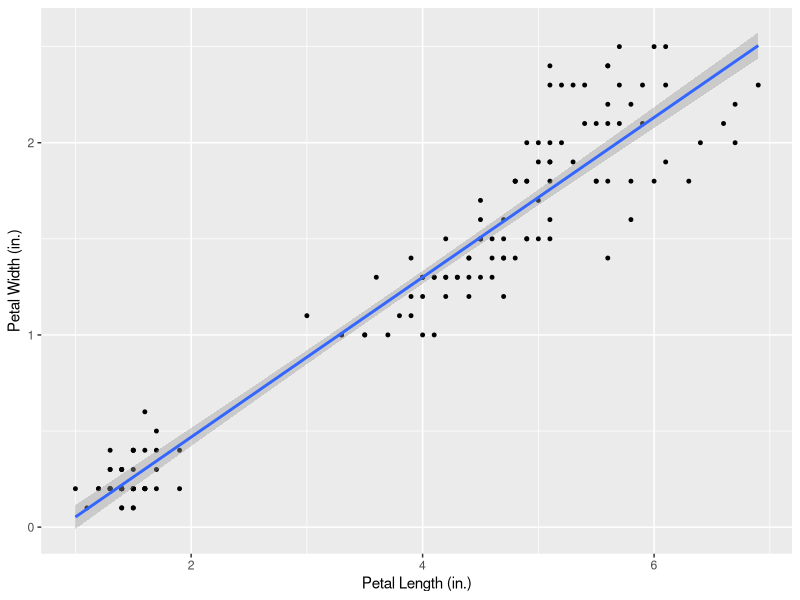
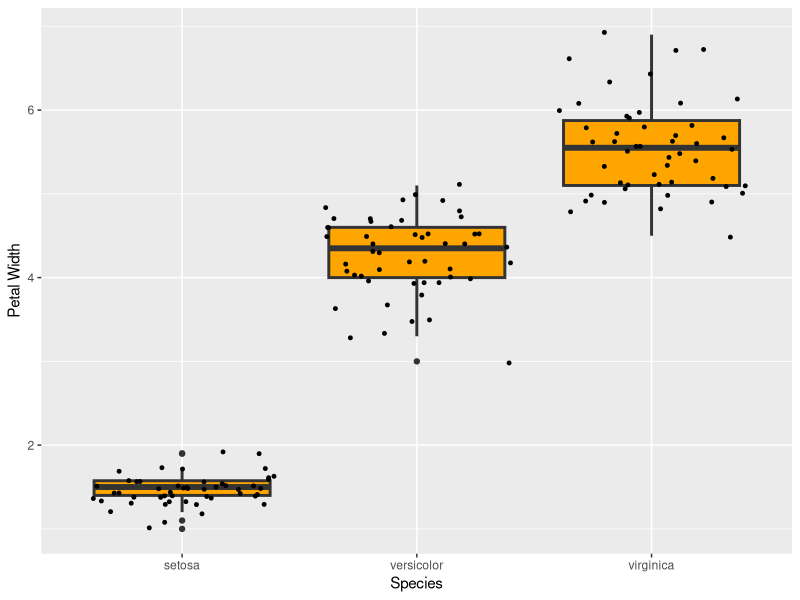
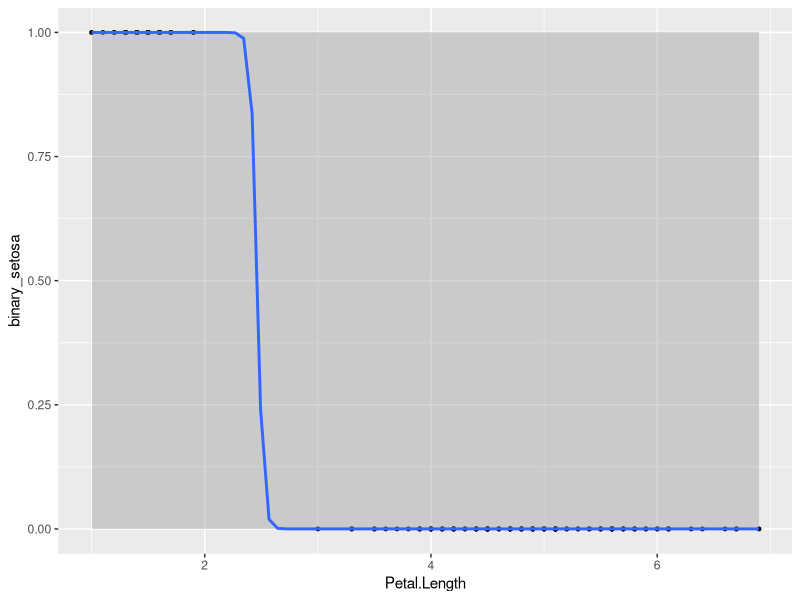
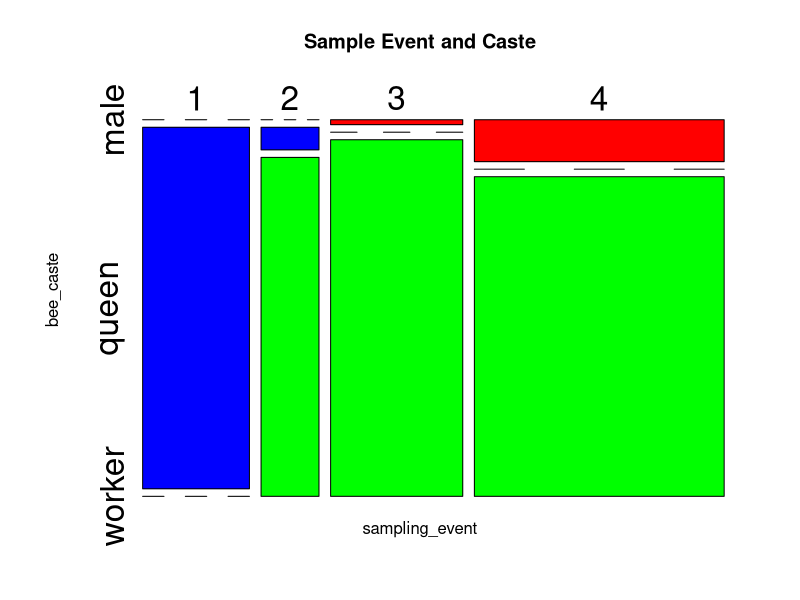

Write R code to recreate these figures, in order.
## ---- chunk 1
library(ggplot2)
iris <- iris



petal.plot <- ggplot(data = iris, aes(x = Petal.Length, y = Petal.Width)) + 
  geom_point(size=1) +
  geom_smooth(method="lm")+
  labs(
    x = "Petal Length (in.)",
    y= "Petal Width (in.)"
  )


petal.plot
## ---- chunk 2
library(ggplot2)
petal.box <- ggplot(data = iris, aes(x = Species, y = Petal.Length)) + 
  geom_boxplot(size=1, fill = "orange")+
  geom_jitter(size=1) + 

  labs(
    x = "Species",
    y= "Petal Width"
  )
petal.box

## ---- chunk 3
library(tidyverse)
library(ggplot2)

newdf <- iris%>%
  mutate(binary_setosa=case_when(Species=="setosa"~1, TRUE ~0)) %>%
  select(Species, binary_setosa, everything()) #create new binary column for setosa (0/1)




binary.jit <- ggplot(data = newdf, aes(x = Petal.Length, y = binary_setosa)) + 
  geom_point(size=1)+
  geom_smooth(method = "glm", method.args = list(family = "binomial")) #generate box 

binary.jit
## ---- chunk 4
bumble <- read.csv("beeData.csv") #read in csv

mosaic1<- mosaicplot(~  sampling_event+ bee_caste, data=bumble, main = "Sample Event and Caste", color=c("red", "blue", "green"), cex.axis= 2) #generate mosaic plot
